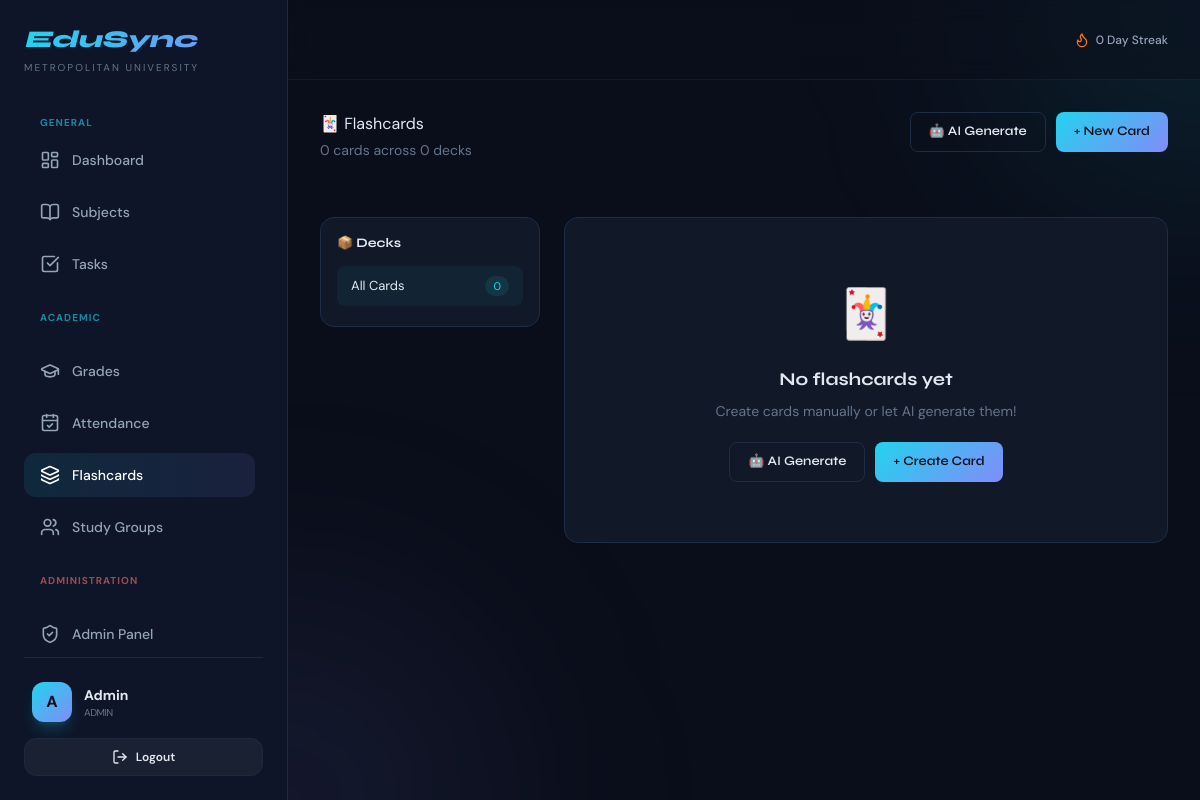
/flashcards (signed in), run on the app's committed database.
### tables this page shows
CREATE TABLE users (
    id INT AUTO_INCREMENT PRIMARY KEY,
    name VARCHAR(100) NOT NULL,
    email VARCHAR(150) NOT NULL UNIQUE,
    password VARCHAR(255) NOT NULL,
    avatar VARCHAR(255) DEFAULT 'default.png',
    student_id VARCHAR(30),
    batch VARCHAR(20),
    semester INT DEFAULT 1,
    department VARCHAR(100) DEFAULT 'Software Engineering',
    bio TEXT,
    streak INT DEFAULT 0,
    last_active DATE,
    role ENUM('student','admin') DEFAULT 'student',
    created_at TIMESTAMP DEFAULT CURRENT_TIMESTAMP
);

### app/Controllers/FlashcardController.php (called while the page is built, shortened)
<?php
class FlashcardController extends Controller
{
    public function index(): void
    {
        $userId = $this->session->userId();
        $user = User::findById($userId);
        $this->render('pages/flashcards', compact(
            'user', 'userId', 'currentDeck', 'cardList',
            'deckList', 'totalCount', 'subjects', 'deckNames'
        ));
    }
}

### app/Core/Router.php (called while the page is built, shortened)
<?php
class Router
{
    private array $routes = [
        'GET' => [],
        'POST' => []
    ];
    public function get(string $path, string $action): void
    {
        $this->routes['GET'][$path] = $action;
    }
    public function post(string $path, string $action): void
    {
        $this->routes['POST'][$path] = $action;
    }
    public function dispatch(string $method, string $uri): bool
    {
        $uri = parse_url($uri, PHP_URL_PATH);
        $uri = rtrim($uri, '/') ?: '/';
        if (isset($this->routes[$method][$uri])) {
            return $this->callAction($this->routes[$method][$uri]);
        }
        return false;
    }
    private function callAction(string $action, array $params = []): bool
    {
        [$class, $method] = explode('@', $action);
        $controller = new $class();
        call_user_func_array([$controller, $method], $params);
        return true;
    }
}

### index.php (called while the page is built, shortened)
<?php
$router = new Router();
$router->get('/login', 'AuthController@login');
$router->post('/auth/login', 'AuthController@doLogin');
$router->get('/signup', 'AuthController@signup');
$router->post('/auth/signup', 'AuthController@doSignup');
$router->get('/logout', 'AuthController@logout');
$router->get('/dashboard', 'DashboardController@index');
$router->get('/analytics', 'DashboardController@analytics');
$router->get('/subjects', 'DashboardController@subjects');
$router->get('/tasks', 'DashboardController@tasks');
$router->get('/grades', 'DashboardController@grades');
$router->get('/attendance', 'DashboardController@attendance');
$router->get('/calendar', 'DashboardController@calendar');
$router->get('/flashcards', 'FlashcardController@index');
$router->post('/flashcards/add', 'FlashcardController@add');
$router->post('/flashcards/delete', 'FlashcardController@delete');
$router->post('/flashcards/generate', 'FlashcardController@generate');
$router->get('/groups', 'GroupController@index');
$router->post('/groups/create', 'GroupController@create');
$router->post('/groups/join', 'GroupController@join');
$router->post('/groups/leave', 'GroupController@leave');
$router->get('/announcements', 'AnnouncementController@index');
$router->post('/announcements/post', 'AnnouncementController@post');
$router->post('/announcements/delete', 'AnnouncementController@delete');
$router->post('/announcements/pin', 'AnnouncementController@pin');
$router->get('/fees', 'FeeController@index');
$router->post('/fees/add', 'FeeController@add');
$router->post('/fees/delete', 'FeeController@delete');
$router->get('/question-bank', 'QuestionBankController@index');
$router->get('/question-bank/:id', 'QuestionBankController@detail');
$router->post('/question-bank/:id', 'QuestionBankController@detail');
$router->get('/question-bank/submit', 'QuestionBankController@submit');
$router->post('/question-bank/submit', 'QuestionBankController@submit');
$router->post('/api/question-bank/bookmark', 'QuestionBankController@bookmark');
$router->post('/api/question-bank/upvote', 'QuestionBankController@upvote');
$router->post('/api/question-bank/compact-answer', 'QuestionBankController@compactAnswer');
$router->get('/learn', 'LearnController@index');
$router->get('/jobs', 'JobController@index');
$router->post('/jobs/post', 'JobController@post');
$router->post('/jobs/save', 'JobController@save');
$router->get('/partners', 'JobController@partners');
$router->post('/partners/follow', 'JobController@follow');
$router->post('/partners/unfollow', 'JobController@unfollow');
$router->get('/ai', 'AiController@index');
$router->get('/playground', 'AiController@playground');
$router->get('/suggestions', 'AiController@suggestions');
$router->post('/api/ai/chat', 'AiController@chat');
$router->post('/api/ai/suggest', 'AiController@suggest');
$router->post('/api/playground/run-python', 'AiController@runPython');
$router->post('/api/playground/run-sql', 'AiController@runSql');
$router->get('/prospectus', 'MiscController@prospectus');
$router->get('/result-lookup', 'MiscController@resultLookup');
$router->post('/api/result-lookup', 'MiscController@lookupOfficialResult');
$router->get('/admin', 'AdminController@index');
$router->get('/admin/attendance', 'AdminController@manageAttendance');
$router->post('/admin/attendance', 'AdminController@manageAttendance');
$router->get('/admin/api-settings', 'AdminController@apiSettings');
$router->post('/admin/api-settings', 'AdminController@apiSettings');
$router->post('/admin/questions/approve', 'AdminController@approveQuestion');
$router->post('/admin/questions/reject', 'AdminController@rejectQuestion');
$router->post('/admin/answers/approve', 'AdminController@approveAnswer');
$router->post('/admin/answers/reject', 'AdminController@rejectAnswer');
$router->get('/:page', 'PageController@page');
$method = $_SERVER['REQUEST_METHOD'];
$uri = $_GET['url'] ?? $_SERVER['REQUEST_URI'] ?? '/';
if (empty($uri) || $uri[0] !== '/') {
    $uri = '/' . $uri;
}
$dispatched = $router->dispatch($method, $uri);

### app/Models/User.php (called while the page is built, shortened)
<?php
class User
{
    public static function findById(int $id): ?array
    {
        $db = getDB();
        $stmt = $db->prepare("SELECT * FROM users WHERE id = ?");
        $stmt->execute([$id]);
        return $stmt->fetch() ?: null;
    }
}

### app/Core/Session.php (called while the page is built, shortened)
<?php
class Session
{
    public function userRole(): ?string
    {
        return $_SESSION['user_role'] ?? null;
    }
}

### app/Views/layouts/layout.php (the view, shortened to what this page needs)
<!DOCTYPE html>
<html lang="en" class="dark">
<head>
    <script src="https://cdn.tailwindcss.com"></script>
    <link rel="stylesheet" href="/assets/css/style.css">
</head>
<body class="bg-[#0a0e1a] text-slate-200 font-sans antialiased min-h-screen" x-data="{ sidebarOpen: true }">
    <div class="flex">
        <?php if (isset($user) && $user): ?>
            <aside
                class="fixed inset-y-0 left-0 z-50 w-72 bg-[#0f172a]/95 backdrop-blur-xl border-r border-slate-800 transition-transform duration-300 transform lg:translate-x-0 lg:static lg:inset-0"
                :class="sidebarOpen ? 'translate-x-0' : '-translate-x-full'"
            >
                <div class="flex flex-col h-full p-6">
                    <div class="mb-10">
                        <h1 class="font-syne text-2xl font-extrabold bg-gradient-to-r from-accent-cyan to-accent-purple bg-clip-text text-transparent italic">
                        </h1>
                        <p class="text-[10px] text-slate-500 uppercase tracking-[0.2em] mt-1">METROPOLITAN UNIVERSITY</p>
                    </div>
                    <nav class="flex-1 space-y-2 overflow-y-auto pr-2 custom-scrollbar">
                        <div class="text-[10px] font-bold text-accent-cyan uppercase tracking-widest px-4 mb-2 opacity-60">General</div>
                        <a href="/dashboard" class="flex items-center gap-3 px-4 py-3 rounded-xl transition-all duration-200 group <?php echo ($currentPage ?? '') === 'dashboard' ? 'nav-link-active' : 'text-slate-400 hover:bg-white/5 hover:text-white'; ?>">
                            <i data-lucide="layout-dashboard" class="w-5 h-5"></i>
                            <span class="text-sm font-medium">Dashboard</span>
                        </a>
                        <a href="/subjects" class="flex items-center gap-3 px-4 py-3 rounded-xl transition-all duration-200 group <?php echo ($currentPage ?? '') === 'subjects' ? 'nav-link-active' : 'text-slate-400 hover:bg-white/5 hover:text-white'; ?>">
                            <i data-lucide="book-open" class="w-5 h-5"></i>
                            <span class="text-sm font-medium">Subjects</span>
                        </a>
                        <a href="/tasks" class="flex items-center gap-3 px-4 py-3 rounded-xl transition-all duration-200 group <?php echo ($currentPage ?? '') === 'tasks' ? 'nav-link-active' : 'text-slate-400 hover:bg-white/5 hover:text-white'; ?>">
                            <i data-lucide="check-square" class="w-5 h-5"></i>
                            <span class="text-sm font-medium">Tasks</span>
                        </a>
                        <div class="pt-4 pb-2">
                            <div class="text-[10px] font-bold text-accent-cyan uppercase tracking-widest px-4 mb-2 opacity-60">Academic</div>
                        </div>
                        <a href="/grades" class="flex items-center gap-3 px-4 py-3 rounded-xl transition-all duration-200 group <?php echo ($currentPage ?? '') === 'grades' ? 'nav-link-active' : 'text-slate-400 hover:bg-white/5 hover:text-white'; ?>">
                            <i data-lucide="graduation-cap" class="w-5 h-5"></i>
                            <span class="text-sm font-medium">Grades</span>
                        </a>
                        <a href="/attendance" class="flex items-center gap-3 px-4 py-3 rounded-xl transition-all duration-200 group <?php echo ($currentPage ?? '') === 'attendance' ? 'nav-link-active' : 'text-slate-400 hover:bg-white/5 hover:text-white'; ?>">
                            <i data-lucide="calendar-check" class="w-5 h-5"></i>
                            <span class="text-sm font-medium">Attendance</span>
                        </a>
                        <a href="/flashcards" class="flex items-center gap-3 px-4 py-3 rounded-xl transition-all duration-200 group <?php echo ($currentPage ?? '') === 'flashcards' ? 'nav-link-active' : 'text-slate-400 hover:bg-white/5 hover:text-white'; ?>">
                            <i data-lucide="layers" class="w-5 h-5"></i>
                            <span class="text-sm font-medium">Flashcards</span>
                        </a>
                        <a href="/groups" class="flex items-center gap-3 px-4 py-3 rounded-xl transition-all duration-200 group <?php echo ($currentPage ?? '') === 'groups' ? 'nav-link-active' : 'text-slate-400 hover:bg-white/5 hover:text-white'; ?>">
                            <i data-lucide="users" class="w-5 h-5"></i>
                            <span class="text-sm font-medium">Study Groups</span>
                        </a>
                        <?php if ($this->session->userRole() === 'admin'): ?>
                            <div class="pt-4 pb-2">
                                <div class="text-[10px] font-bold text-red-400 uppercase tracking-widest px-4 mb-2 opacity-60">Administration</div>
                            </div>
                            <a href="/admin" class="flex items-center gap-3 px-4 py-3 rounded-xl transition-all duration-200 group <?php echo ($currentPage ?? '') === 'admin' ? 'nav-link-active' : 'text-slate-400 hover:bg-white/5 hover:text-white'; ?>">
                                <i data-lucide="shield-check" class="w-5 h-5"></i>
                                <span class="text-sm font-medium">Admin Panel</span>
                            </a>
                        <?php endif; ?>
                    </nav>
                    <div class="mt-auto pt-6 border-t border-slate-800">
                        <div class="flex items-center gap-3 px-2 mb-4">
                            <div class="w-10 h-10 rounded-xl bg-gradient-to-br from-accent-cyan to-accent-purple flex items-center justify-center font-bold text-dark-bg shadow-lg shadow-accent-cyan/20">
                                <?php echo strtoupper(substr($user['name'] ?? 'U', 0, 1)); ?>
                            </div>
                            <div class="flex-1 min-w-0">
                                <p class="text-sm font-bold truncate"><?php echo htmlspecialchars($user['name'] ?? ''); ?></p>
                                <p class="text-[10px] text-slate-500 truncate uppercase tracking-tighter"><?php echo htmlspecialchars($user['role'] ?? 'Student'); ?></p>
                            </div>
                        </div>
                        <a href="/logout" class="flex items-center justify-center gap-2 px-4 py-2.5 rounded-xl border border-slate-800 bg-white/5 hover:bg-red-500/10 hover:border-red-500/20 hover:text-red-400 transition-all duration-200 text-xs font-semibold">
                            <i data-lucide="log-out" class="w-4 h-4"></i>
                            Logout
                        </a>
                    </div>
                </div>
            </aside>
            <div class="flex-1 flex flex-col min-h-screen relative overflow-hidden">
                <div class="absolute top-0 right-0 -z-10 w-96 h-96 bg-accent-cyan/10 blur-[120px] rounded-full translate-x-1/2 -translate-y-1/2"></div>
                <div class="absolute bottom-0 left-0 -z-10 w-96 h-96 bg-accent-purple/10 blur-[120px] rounded-full -translate-x-1/2 translate-y-1/2"></div>
                <header class="h-20 flex items-center justify-between px-8 bg-[#0a0e1a]/50 backdrop-blur-md sticky top-0 z-40 border-b border-white/5">
                    <div class="flex-1 flex items-center justify-end gap-6">
                        <div class="hidden md:flex items-center gap-4 text-xs font-medium text-slate-400">
                            <span class="flex items-center gap-1.5"><i data-lucide="flame" class="w-4 h-4 text-orange-500"></i> <?php echo $user['streak'] ?? 0; ?> Day Streak</span>
                        </div>
                    </div>
                </header>
                <main class="flex-1 p-8">
                    <div class="animate-in fade-in duration-700">
                        <?php echo $content; ?>
                    </div>
                </main>
            </div>
        <?php endif; ?>
    </div>
</body>
</html>

### assets/css/style.css (style rules this page uses)
:root { --bg: #0a0e1a; --card: #111827; --card2: #0f172a; --border: #1e2d45; --accent: #22d3ee; --accent2: #818cf8; --accent3: #34d399; --warn: #fbbf24; --danger: #f87171; --text: #e2e8f0; --muted: #64748b; }

### data on the page
users: name "A", name "Admin", role "ADMIN", streak "0"

### other printed values
$totalCount "0"
count($deckList) "0"
